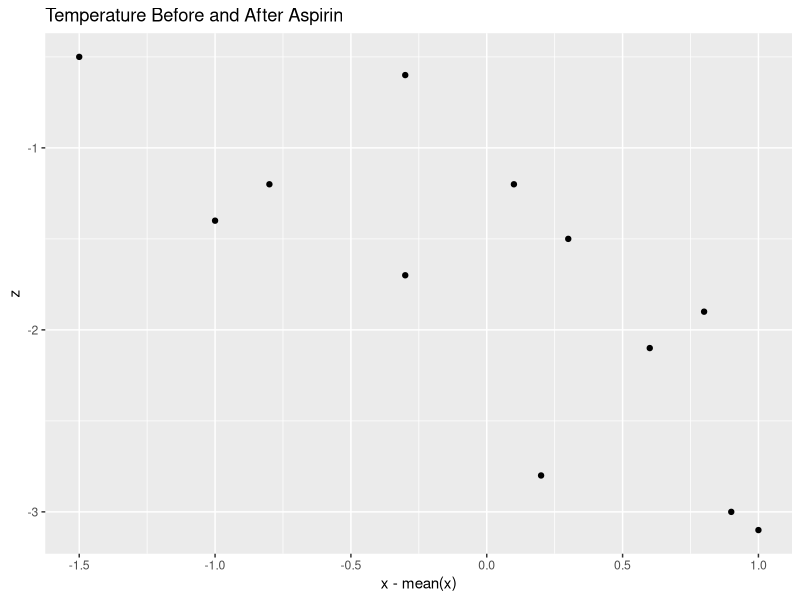
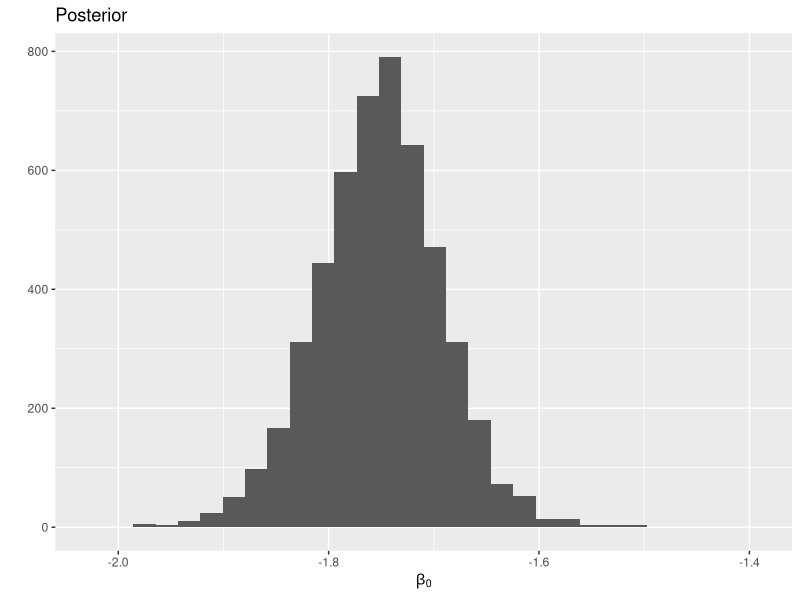
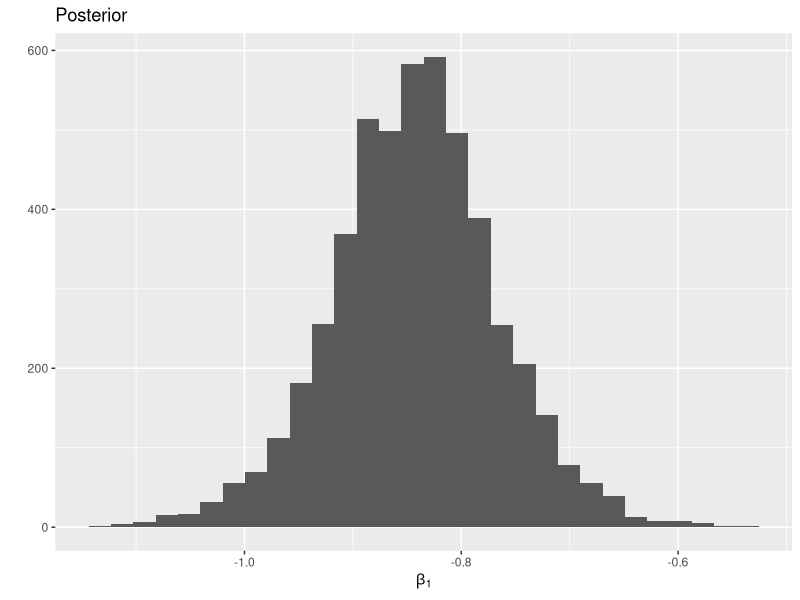
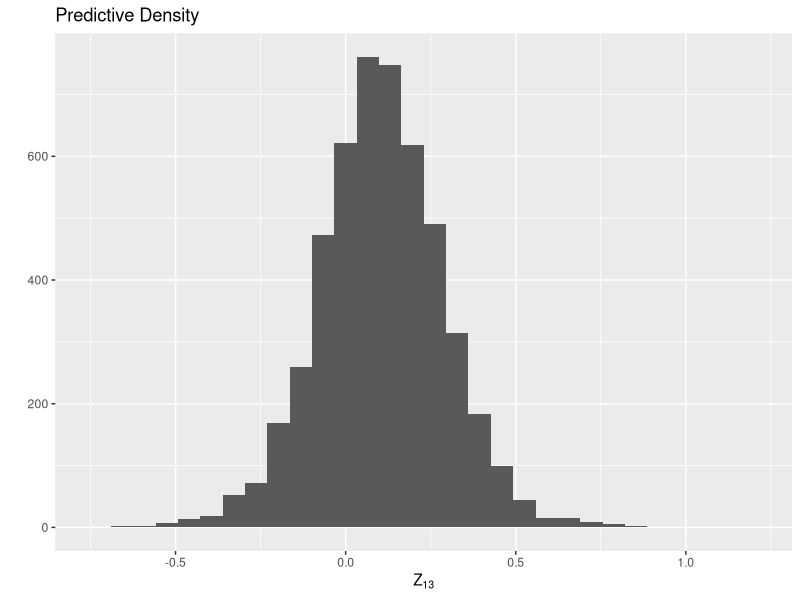

Here is the R script that generated these plots, in order:
## ---- chunk 1
knitr::opts_chunk$set(cache=TRUE)
knitr::opts_chunk$set(echo=FALSE)
knitr::opts_chunk$set(warning=FALSE)
library(mvtnorm)
library(ggplot2)
set.seed(90210)
## ---- chunk 2
x <- c(102.4, 103.2, 101.9, 103.0, 101.2, 100.7, 
       102.5, 103.1, 102.8, 102.3, 101.9, 101.4)

y <- c(99.6, 100.1, 100.2, 101.1, 99.8, 100.2, 
       101.0, 100.1, 100.7, 101.1, 101.3, 100.2)

z <- y - x
## ---- chunk 3
qplot(x-mean(x), z, geom="point", 
      main="Temperature Before and After Aspirin")
## ---- chunk 4
# http://www.biostat.umn.edu/~brad/7440/Lecture5.pdf
X <- matrix(c(rep(1, 12), x - mean(x)), ncol=2)
y <- z

beta.hat <- solve(t(X) %*% X) %*% t(X) %*% y
V.beta <- solve(t(X) %*% X)

n <- nrow(X)
k <- ncol(X)

s.2 <- 1 / (n - k) * t(y - X %*% beta.hat) %*% (y - X %*% beta.hat)

S <- 5e3
PHI <- matrix(0, nrow=S, ncol=3)

for (s in 1:S) {
    prec.s <- rgamma(1, (n - k) / 2, s.2 / 2)
    beta.s <- rmvnorm(1, beta.hat, V.beta / prec.s)

    PHI[s, ] <- c(prec.s, beta.s)
}

qplot(PHI[, 2], xlab=expression(beta[0]), main="Posterior")
qplot(PHI[, 3], xlab=expression(beta[1]), main="Posterior")
## ---- chunk 5
PHI <- numeric(S)
x.tilde <- c(1, 100 - mean(x))

for (s in 1:S) {
    prec.s <- rgamma(1, (n - k) / 2, s.2 / 2)
    beta.s <- rmvnorm(1, beta.hat, V.beta / prec.s)
    y.tilde <- rnorm(1, x.tilde %*% t(beta.s), 1 / prec.s)

    PHI[s] <- y.tilde
}

qplot(PHI, xlab=expression("Z"[13]), main="Predictive Density")
## ---- chunk 6
b.0 <- c(0, 0)
Sigma.0 <- diag(c(10, 2))
v.0 <- 0.01
sigma.0.2 <- 1

g <- n
m <- g / (g + 1) * solve(t(X) %*% X) %*% t(X) %*% y
V <- g / (g + 1) * sigma.0.2 * solve(t(X) %*% X)
SSR <- t(y) %*% (diag(n) - g / (g + 1) * X %*%
                 solve(t(X) %*% X) %*% t(X))  %*% y
SSR <- as.numeric(SSR)

S <- 5e3
PHI <- matrix(0, nrow=S, ncol=3)

for (s in 1:S) {
    precision <- rgamma(1, (v.0 + n) / 2, (v.0 + SSR) / 2)
    V <- g / (g + 1) * 1 / precision * solve(t(X) %*% X)
    beta <- rmvnorm(1, m, V)

    PHI[s, ] <- c(precision, beta[1, ])
}
